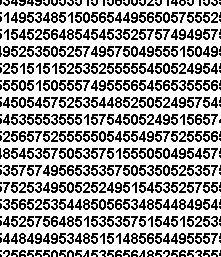
%> input picture Crop1.jpg, 221 x 257 px
$ octave OCR.m   (GNU Octave 9; MATLAB toolbox functions it lacks are replaced by stand-ins)
%> lines starting %> are read from the running program, lines starting %| are printed output that depends on the picture
### lines.m
function [fl re]=lines(im_texto)
% [8 lines of commented-out code are left out]
im_texto=clip(im_texto);
num_filas=size(im_texto,1);
for s=1:num_filas
    if sum(im_texto(s,:))==0
        nm=im_texto(1:s-1, :); % First line matrix
        rm=im_texto(s:end, :);% Remain line matrix
        fl = clip(nm);
        re=clip(rm);
        %*-*-*Uncomment lines below to see the result*-*-*-*-
                subplot(2,1,1);imshow(fl);
                subplot(2,1,2);imshow(re);
        break
    else
        fl=im_texto;%Only one line.
        re=[ ];
    end
end

function img_out=clip(img_in)
[f c]=find(img_in);
img_out=img_in(min(f):max(f),min(c):max(c));%Crops image

### OCR.m
warning off
clc, close all, clear all
imagen=imread('Crop1.jpg');
%> imagen is the input picture: size 257x221x3 uint8; min 0, max 255, mean 170.1
imshow(imagen);
title('INPUT IMAGE WITH NOISE')
if size(imagen,3)==3 %RGB image
    imagen=rgb2gray(imagen);
%> imagen: size 257x221 uint8
end
threshold = graythresh(imagen); %convert to BW/GrayScale
%> threshold = 0.5
imagen =~im2bw(imagen,threshold);
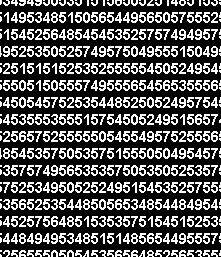
%> imagen: size 257x221 logical; 32.7% white in thin lines or dots
imagen = bwareaopen(imagen,25); %less than 25 pixels will not be considered.
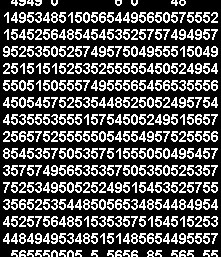
%> imagen: size 257x221 logical; 31.1% white in thin lines or dots
word=[ ];
re=imagen;
fid = fopen('text.txt','wt');
load templates
global templates
num_letras=size(templates,2);
while 1
    [fl re]=lines(re);
    imgn=fl;    %imshow(fl);%pause(0.5); % use this for displaying the images one by one.
    [L Ne] = bwlabel(imgn);
    for n=1:Ne
        [r,c] = find(L==n);
        n1=imgn(min(r):max(r),min(c):max(c));  % Extract letter
        img_r=imresize(n1,[42 24]);   %imshow(img_r);pause(0.5) %to show one by one.
        letter=read_letter(img_r,num_letras); % Calling fcn to convert image to text
        word=[word letter];
    end
    fprintf(fid,'%s',word);         %Write 'word' in text file (upper) for lower case fprintf(fid,'%s\n',lower(word));
    word=[ ];
    if isempty(re)
        break
    end
end
%> this loop made 16 passes
%> Ne on passes 1 to 12: 9, 27, 27, 27, 27, 27, 27, 27, 27, 27, 27, 27
%> pass 1, in clip, `img_out=img_in(min(f):max(f),min(c):max(c));`:
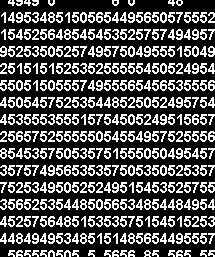
%> img_out: size 257x215 logical; 32% white in thin lines or dots
%> pass 1, `[fl re]=lines(re);`:
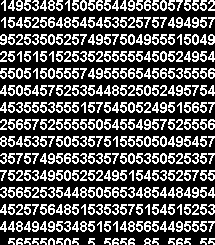
%> re: size 245x215 logical; 33.1% white in thin lines or dots
%> pass 2, `[fl re]=lines(re);`:
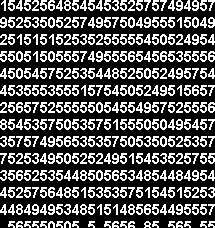
%> re: size 228x215 logical; 33.1% white in thin lines or dots
%> pass 3, `[fl re]=lines(re);`:
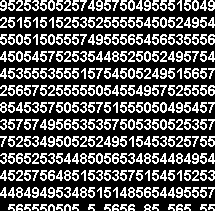
%> re: size 211x215 logical; 33.2% white in thin lines or dots
%> after the loop:
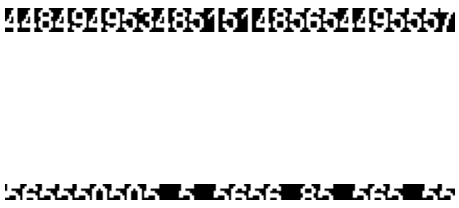
%> figure redrawn from the program's plot data, 2 panels
fclose(fid);
%winopen('text.txt')
clear all
